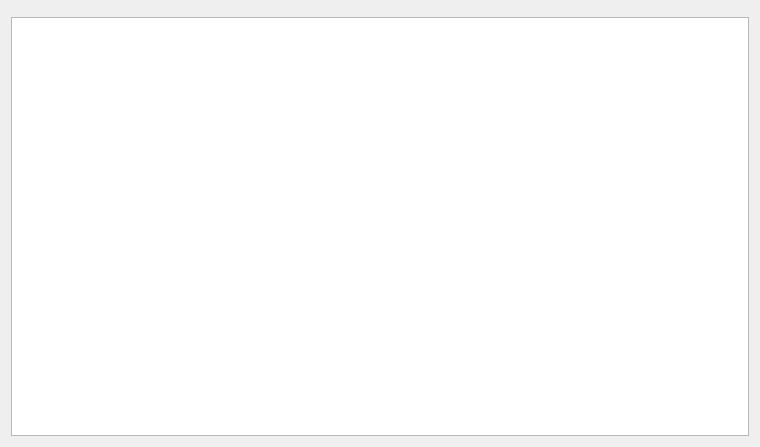
<?xml version="1.0" encoding="UTF-8"?>
<ui version="4.0">
 <class>w_bt_dish_kitchen_dish_plan</class>
 <widget class="QDialog" name="w_bt_dish_kitchen_dish_plan">
  <property name="geometry">
   <rect>
    <x>0</x>
    <y>0</y>
    <width>760</width>
    <height>447</height>
   </rect>
  </property>
  <property name="windowTitle">
   <string>Dialog</string>
  </property>
  <layout class="QVBoxLayout" name="verticalLayout">
   <item>
    <widget class="lds_toolbar" name="frame">
     <property name="frameShape">
      <enum>QFrame::NoFrame</enum>
     </property>
     <property name="frameShadow">
      <enum>QFrame::Raised</enum>
     </property>
    </widget>
   </item>
   <item>
    <widget class="lds_tableView" name="tableView"/>
   </item>
  </layout>
 </widget>
 <customwidgets>
  <customwidget>
   <class>lds_tableView</class>
   <extends>QTableView</extends>
   <header>lds_tableview.h</header>
  </customwidget>
  <customwidget>
   <class>lds_toolbar</class>
   <extends>QFrame</extends>
   <header>lds_toolbar.h</header>
   <container>1</container>
  </customwidget>
 </customwidgets>
 <resources/>
 <connections/>
</ui>
